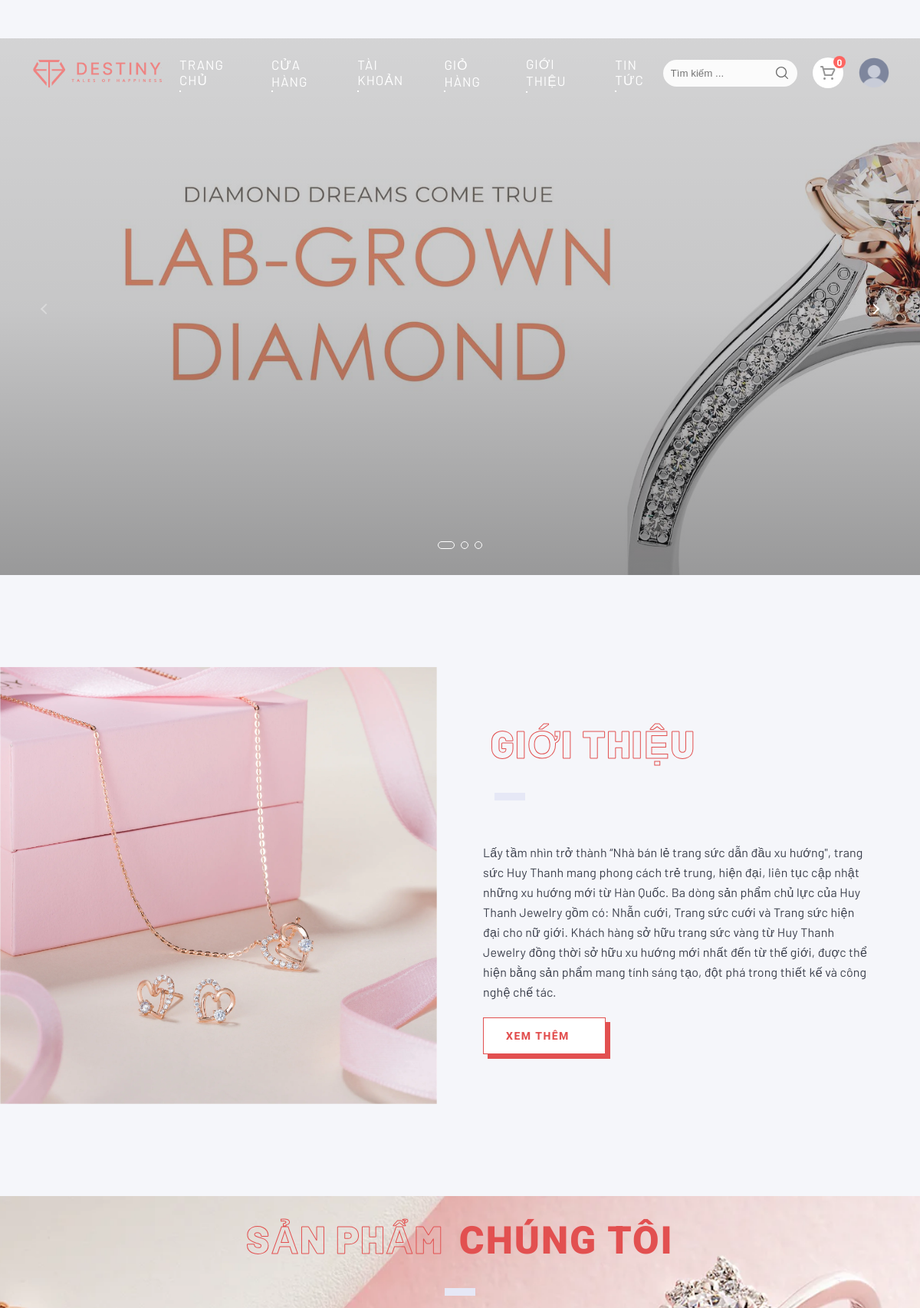
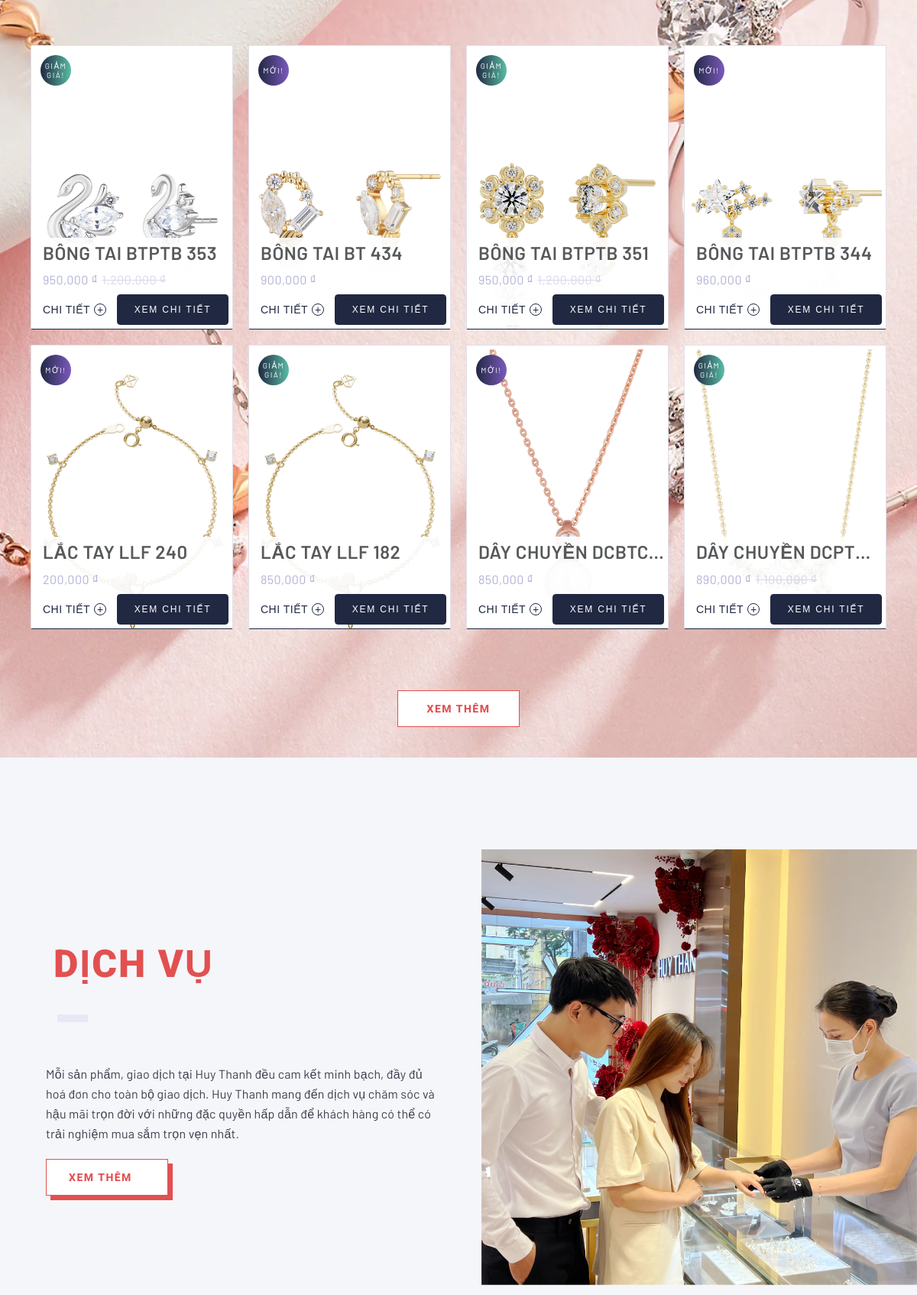
The page / (upper part) on the database its author committed (2 pictures, top to bottom).
### tables this page shows
CREATE TABLE `slides` (
  `slide_id` int(10) NOT NULL,
  `slide_title` varchar(255) NOT NULL,
  `slide_description` varchar(255) NOT NULL,
  `slide_image` text NOT NULL,
  `slide_url` varchar(255) NOT NULL
);

CREATE TABLE `products` (
  `product_id` int(10) NOT NULL,
  `product_category_id` int(10) NOT NULL,
  `category_id` int(10) NOT NULL,
  `date` timestamp NOT NULL DEFAULT current_timestamp() ON UPDATE current_timestamp(),
  `product_title` varchar(255) NOT NULL,
  `product_price` varchar(255) NOT NULL,
  `product_image_1` text NOT NULL,
  `product_image_2` text NOT NULL,
  `product_image_3` text NOT NULL,
  `product_keywords` varchar(255) NOT NULL,
  `product_description` varchar(255) NOT NULL,
  `product_label` text NOT NULL,
  `product_sale` text NOT NULL,
  `product_total` int(11) NOT NULL
);

### index.php (the view, shortened to what this page needs)
<?php
    include("functions/functions.php");
?>
<!DOCTYPE html>
<html lang="en">
<head>
    <link rel="stylesheet" href="fonts/rougescript.css">
    <link rel="stylesheet" href="css/swiper.min.css">
    <link rel="stylesheet" href="css/main.css">
    <link rel="stylesheet" href="style.css">
</head>
<body>
    <nav>
        <a href="index.php" class="mainLogo"> <img src="assets/logo.png" alt=""></a>
        <div class="menu">
            <div class="menulinks">
                <a href="index.php" class="menuLink">Trang chủ</a>
                <a href="shop.php" class="menuLink">Cửa hàng</a>
                <a href="customer/my_account.php?my_orders" class="menuLink">Tài khoản</a>
                <a href="cart.php" class="menuLink">Giỏ hàng</a>
                <a href="intro.php" class="menuLink">Giới thiệu</a>
                <a href="news.php" class="menuLink">Tin tức</a>
            </div>
        </div>
        <div class="iconWrapper">
            <form method="get" action="result.php">
                <div class="mainNav__input">
                    <input type="search" name="user_query" placeholder="Tìm kiếm ...">
                    <button class="mainNav__btnSearch" type="submit"> <img src="assets/icon-search.svg" alt=""></button>
                </div>
            </form>
            <a href="cart.php">
                <div class="shoppingCart">
                    <img src="assets/shopping-cart.svg" alt="">
                    <span class="itemNumber"><?php items(); ?></span>
                </div>
            </a>
            <?php
                if (!isset($_SESSION['customer_email'])) {
                    echo "
                        <a href='customer/login.php'>
                            <div class='profile'>
                                <img src='customer/customer_images/customer_default.png' title='Đăng Nhập' alt=''>
                            </div>
                        </a>
                    ";
                }
            ?>
        </div>
    </nav>
    <div class="swiper-container">
        <div class="swiper-wrapper">
            <?php
                $get_slides = "select * from slides";
                $run_slides = mysqli_query($conn, $get_slides);
                while ($row_slides = mysqli_fetch_array($run_slides)) {
                    $slide_image = $row_slides['slide_image'];
            ?>
            <div class="swiper-slide" style="background-image: url('admin/<?php echo $slide_image; ?>')">
                <div class="slide-text">
                </div>
            </div>
            <?php } ?>
        </div>
        <div class="swiper-pagination"></div>
        <div class="swiper-button-prev"><span></span></div>
        <div class="swiper-button-next"><span></span></div>
    </div>
    <section class="contentMedia">
        <div class="contentMedia__wrapper">
            <article class="contentMedia__media">
                <img loading="lazy" src="assets/images/product-1.png" alt="" />
            </article>
            <article class="contentMedia__text">
                <h3 class="section__title2"><b>Giới thiệu</b></h3>
                <p class="contentMedia__description">Lấy tầm nhìn trở thành “Nhà bán lẻ trang sức dẫn đầu xu hướng", trang sức Huy Thanh mang phong cách trẻ trung, hiện đại, liên tục cập nhật những xu hướng mới từ Hàn Quốc. Ba dòng sản phẩm chủ lực của Huy Thanh Jewelry gồm có: Nhẫn cưới, Trang sức cưới và Trang sức hiện đại cho nữ giới. Khách hàng sở hữu trang sức vàng từ Huy Thanh Jewelry đồng thời sở hữu xu hướng mới nhất đến từ thế giới, được thể hiện bằng sản phẩm mang tính sáng tạo, đột phá trong thiết kế và công nghệ chế tác.</p>
                <div class="ctaContainer">
                    <a href="intro.php" class="button noMargin">Xem thêm</a>
                </div>
            </article>
        </div>
    </section>
    <div class="products">
        <div class="wrapperCard">
            <h3 class="section__title"><b>Sản Phẩm</b><span>Chúng Tôi</span></h3>
            <div class="cards">
                <?php
                    $get_products = "select * from products order by 1 DESC LIMIT 0,8";
                    $run_products = mysqli_query($conn, $get_products);
                    while ($row_products = mysqli_fetch_array($run_products)) {
                        $product_id = $row_products['product_id'];
                        $product_title = $row_products['product_title'];
                        $product_price = number_format((float)$row_products['product_price']);
                        $product_image_1 = $row_products['product_image_1'];
                        $product_label = $row_products['product_label'];
                        $product_sale = number_format((float)$row_products['product_sale']);
                ?>
                <a href="details.php?product_id=<?php echo $product_id; ?>" rel="noopenner" class="card">
                    <?php
                        if ($product_label == "new") {
                            echo "<div class='new'>mới!</div>";
                        } else {
                            echo "<div class='sale'>giảm giá!</div>";
                        }
                    ?>
                    <div class="card__image">
                        <img src="admin/<?php echo $product_image_1; ?>" alt="">
                    </div>
                    <div class="card__content">
                        <article class="card__text">
                            <h2 class="card__title"><?php echo $product_title; ?></h2>
                            <div class="card__price">
                                <?php
                                    if ($product_label == "sale") {
                                        echo "
                                            <p class='card__priceFinal'>$product_sale ₫</p>
                                            <p class='card__priceOriginal'>$product_price  ₫</p>
                                        ";
                                    } else {
                                        echo "<p class='card__priceFinal'>$product_price  ₫</p>";
                                    }
                                ?>
                            </div>
                        </article>
                        <div class="card__icon">
                            <p class="card__detail">Chi tiết<span>+</span></p>
                            <button class="btn"><span>Xem chi tiết</span></button>
                        </div>
                    </div>
                </a>
                <?php } ?>
            </div>
            <a href="shop.php">
                <button class="button">Xem Thêm</button>
            </a>
        </div>
    </div>
    <section class="contentMedia right">
        <div class="contentMedia__wrapper">
            <article class="contentMedia__media">
                <img loading="lazy" src="assets/images/product-3.png" alt="" />
            </article>
            <article class="contentMedia__text">
                <h3 class="section__title2"><span>DỊCH VỤ</span></h3>
                <p class="contentMedia__description">Mỗi sản phẩm, giao dịch tại Huy Thanh đều cam kết minh bạch, đầy đủ hoá đơn cho toàn bộ giao dịch. Huy Thanh mang đến dịch vụ chăm sóc và hậu mãi trọn đời với những đặc quyền hấp dẫn để khách hàng có thể có trải nghiệm mua sắm trọn vẹn nhất.</p>
                <div class="ctaContainer">
                    <a href="intro.php" class="button noMargin">Xem thêm</a>
                </div>
            </article>
        </div>
    </section>
</body>
</html>

### admin/css/style.css (style rules this page uses)
body { margin-top: 100px; background: #f5f6fa; color: #b1b2d6; font-family: "Barlow", sans-serif; }
@media (min-width: 768px) { body { margin-top: 50px; } }

### rows shown on the page
slides: slide_image (picture)
products: product_label "GIẢM GIÁ!", product_image_1 (picture), product_title "BÔNG TAI BTPTB 353", product_sale "950,000", product_price "1,200,000"
products: product_label "MỚI!", product_image_1 (picture), product_title "BÔNG TAI BT 434", product_price "900,000"
products: product_label "GIẢM GIÁ!", product_image_1 (picture), product_title "BÔNG TAI BTPTB 351", product_sale "950,000", product_price "1,200,000"
products: product_label "MỚI!", product_image_1 (picture), product_title "BÔNG TAI BTPTB 344", product_price "960,000"
products: product_label "MỚI!", product_image_1 (picture), product_title "LẮC TAY LLF 240", product_price "200,000"
products: product_label "GIẢM GIÁ!", product_image_1 (picture), product_title "LẮC TAY LLF 182", product_price "850,000"
products: product_label "MỚI!", product_image_1 (picture), product_title "DÂY CHUYỀN DCBT…", product_price "850,000"
products: product_label "GIẢM GIÁ!", product_image_1 (picture), product_title "DÂY CHUYỀN DCPT…", product_sale "890,000", product_price "1,100,000"

### other values the page prints
$count_items "0"
